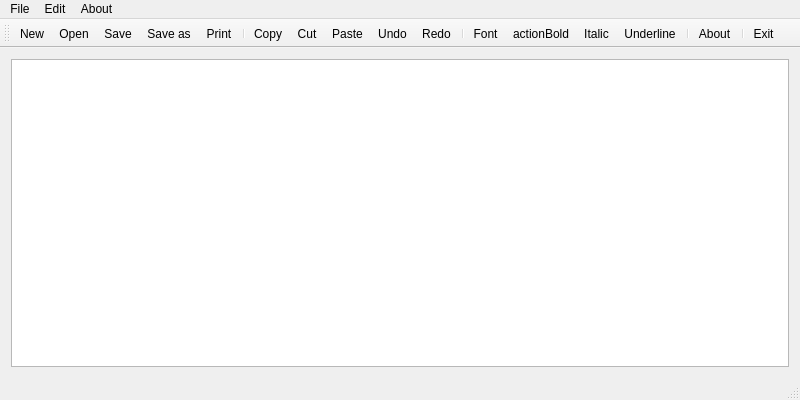
<?xml version="1.0" encoding="UTF-8"?>
<ui version="4.0">
 <class>Notepad</class>
 <widget class="QMainWindow" name="Notepad">
  <property name="geometry">
   <rect>
    <x>0</x>
    <y>0</y>
    <width>800</width>
    <height>400</height>
   </rect>
  </property>
  <property name="windowTitle">
   <string>Notepad</string>
  </property>
  <widget class="QWidget" name="centralWidget">
   <layout class="QVBoxLayout" name="verticalLayout">
    <item>
     <widget class="QTextEdit" name="textEdit"/>
    </item>
   </layout>
  </widget>
  <widget class="QMenuBar" name="menuBar">
   <property name="geometry">
    <rect>
     <x>0</x>
     <y>0</y>
     <width>800</width>
     <height>26</height>
    </rect>
   </property>
   <widget class="QMenu" name="menuFile">
    <property name="title">
     <string>File</string>
    </property>
    <addaction name="actionNew"/>
    <addaction name="actionOpen"/>
    <addaction name="actionSave"/>
    <addaction name="actionSave_as"/>
    <addaction name="actionPrint"/>
    <addaction name="separator"/>
    <addaction name="actionExit"/>
   </widget>
   <widget class="QMenu" name="menuEdit">
    <property name="title">
     <string>Edit</string>
    </property>
    <addaction name="actionCopy"/>
    <addaction name="actionCut"/>
    <addaction name="actionPaste"/>
    <addaction name="separator"/>
    <addaction name="actionUndo"/>
    <addaction name="actionRedo"/>
    <addaction name="actionFont"/>
   </widget>
   <widget class="QMenu" name="menuAbout">
    <property name="title">
     <string>About</string>
    </property>
    <addaction name="actionAbout"/>
   </widget>
   <addaction name="menuFile"/>
   <addaction name="menuEdit"/>
   <addaction name="menuAbout"/>
  </widget>
  <widget class="QToolBar" name="mainToolBar">
   <attribute name="toolBarArea">
    <enum>TopToolBarArea</enum>
   </attribute>
   <attribute name="toolBarBreak">
    <bool>false</bool>
   </attribute>
   <addaction name="actionNew"/>
   <addaction name="actionOpen"/>
   <addaction name="actionSave"/>
   <addaction name="actionSave_as"/>
   <addaction name="actionPrint"/>
   <addaction name="separator"/>
   <addaction name="actionCopy"/>
   <addaction name="actionCut"/>
   <addaction name="actionPaste"/>
   <addaction name="actionUndo"/>
   <addaction name="actionRedo"/>
   <addaction name="separator"/>
   <addaction name="actionFont"/>
   <addaction name="actionBold"/>
   <addaction name="actionItalic"/>
   <addaction name="actionUnderline"/>
   <addaction name="separator"/>
   <addaction name="actionAbout"/>
   <addaction name="separator"/>
   <addaction name="actionExit"/>
  </widget>
  <widget class="QStatusBar" name="statusBar"/>
  <action name="actionNew">
   <property name="icon">
    <iconset theme="QIcon::ThemeIcon::DocumentNew" resource="notepad.qrc">
     <normaloff>:/images/new.png</normaloff>:/images/new.png</iconset>
   </property>
   <property name="text">
    <string>New</string>
   </property>
   <property name="toolTip">
    <string>New text document</string>
   </property>
   <property name="shortcut">
    <string>Ctrl+N</string>
   </property>
  </action>
  <action name="actionOpen">
   <property name="icon">
    <iconset theme="QIcon::ThemeIcon::DocumentOpen" resource="notepad.qrc">
     <normaloff>:/images/open.png</normaloff>:/images/open.png</iconset>
   </property>
   <property name="text">
    <string>Open</string>
   </property>
   <property name="toolTip">
    <string>Open file</string>
   </property>
   <property name="shortcut">
    <string>Ctrl+O</string>
   </property>
  </action>
  <action name="actionSave">
   <property name="icon">
    <iconset theme="QIcon::ThemeIcon::DocumentSave" resource="notepad.qrc">
     <normaloff>:/images/save.png</normaloff>:/images/save.png</iconset>
   </property>
   <property name="text">
    <string>Save</string>
   </property>
   <property name="toolTip">
    <string>Save file</string>
   </property>
   <property name="shortcut">
    <string>Ctrl+S</string>
   </property>
  </action>
  <action name="actionSave_as">
   <property name="icon">
    <iconset theme="QIcon::ThemeIcon::DocumentSaveAs" resource="notepad.qrc">
     <normaloff>:/images/save_as.png</normaloff>:/images/save_as.png</iconset>
   </property>
   <property name="text">
    <string>Save as</string>
   </property>
   <property name="toolTip">
    <string>Save file as</string>
   </property>
   <property name="shortcut">
    <string>Alt+S</string>
   </property>
  </action>
  <action name="actionPrint">
   <property name="icon">
    <iconset theme="QIcon::ThemeIcon::DocumentPrint" resource="notepad.qrc">
     <normaloff>:/images/print.png</normaloff>:/images/print.png</iconset>
   </property>
   <property name="text">
    <string>Print</string>
   </property>
   <property name="toolTip">
    <string>Print file</string>
   </property>
   <property name="shortcut">
    <string>Ctrl+P</string>
   </property>
  </action>
  <action name="actionExit">
   <property name="icon">
    <iconset theme="QIcon::ThemeIcon::ApplicationExit" resource="notepad.qrc">
     <normaloff>:/images/exit.png</normaloff>:/images/exit.png</iconset>
   </property>
   <property name="text">
    <string>Exit</string>
   </property>
   <property name="toolTip">
    <string>Exit notepad</string>
   </property>
  </action>
  <action name="actionCopy">
   <property name="icon">
    <iconset theme="QIcon::ThemeIcon::EditCopy" resource="notepad.qrc">
     <normaloff>:/images/copy.png</normaloff>:/images/copy.png</iconset>
   </property>
   <property name="text">
    <string>Copy</string>
   </property>
   <property name="shortcut">
    <string>Ctrl+C</string>
   </property>
  </action>
  <action name="actionCut">
   <property name="icon">
    <iconset theme="QIcon::ThemeIcon::EditCut" resource="notepad.qrc">
     <normaloff>:/images/cut.png</normaloff>:/images/cut.png</iconset>
   </property>
   <property name="text">
    <string>Cut</string>
   </property>
   <property name="shortcut">
    <string>Ctrl+X</string>
   </property>
  </action>
  <action name="actionPaste">
   <property name="icon">
    <iconset theme="QIcon::ThemeIcon::EditPaste" resource="notepad.qrc">
     <normaloff>:/images/paste.png</normaloff>:/images/paste.png</iconset>
   </property>
   <property name="text">
    <string>Paste</string>
   </property>
   <property name="shortcut">
    <string>Ctrl+V</string>
   </property>
  </action>
  <action name="actionUndo">
   <property name="icon">
    <iconset theme="QIcon::ThemeIcon::EditUndo" resource="notepad.qrc">
     <normaloff>:/images/edit_undo.png</normaloff>:/images/edit_undo.png</iconset>
   </property>
   <property name="text">
    <string>Undo</string>
   </property>
   <property name="shortcut">
    <string>Ctrl+Z</string>
   </property>
  </action>
  <action name="actionRedo">
   <property name="icon">
    <iconset theme="QIcon::ThemeIcon::EditRedo" resource="notepad.qrc">
     <normaloff>:/images/edit_redo.png</normaloff>:/images/edit_redo.png</iconset>
   </property>
   <property name="text">
    <string>Redo</string>
   </property>
   <property name="shortcut">
    <string>Ctrl+Y</string>
   </property>
  </action>
  <action name="actionFont">
   <property name="icon">
    <iconset resource="notepad.qrc">
     <normaloff>:/images/font.png</normaloff>:/images/font.png</iconset>
   </property>
   <property name="text">
    <string>Font</string>
   </property>
   <property name="shortcut">
    <string>Ctrl+F</string>
   </property>
  </action>
  <action name="actionItalic">
   <property name="checkable">
    <bool>true</bool>
   </property>
   <property name="icon">
    <iconset theme="QIcon::ThemeIcon::FormatTextItalic" resource="notepad.qrc">
     <normaloff>:/images/italic.png</normaloff>:/images/italic.png</iconset>
   </property>
   <property name="text">
    <string>Italic</string>
   </property>
   <property name="toolTip">
    <string>Italic font</string>
   </property>
   <property name="shortcut">
    <string>Ctrl+I</string>
   </property>
  </action>
  <action name="actionBold">
   <property name="checkable">
    <bool>true</bool>
   </property>
   <property name="icon">
    <iconset theme="QIcon::ThemeIcon::FormatTextBold" resource="notepad.qrc">
     <normaloff>:/images/bold.png</normaloff>:/images/bold.png</iconset>
   </property>
   <property name="text">
    <string>actionBold</string>
   </property>
   <property name="toolTip">
    <string>Bold</string>
   </property>
   <property name="shortcut">
    <string>Ctrl+B</string>
   </property>
  </action>
  <action name="actionUnderline">
   <property name="checkable">
    <bool>true</bool>
   </property>
   <property name="icon">
    <iconset theme="QIcon::ThemeIcon::FormatTextUnderline" resource="notepad.qrc">
     <normaloff>:/images/underline.png</normaloff>:/images/underline.png</iconset>
   </property>
   <property name="text">
    <string>Underline</string>
   </property>
   <property name="toolTip">
    <string>Underline</string>
   </property>
   <property name="shortcut">
    <string>Ctrl+U</string>
   </property>
  </action>
  <action name="actionAbout">
   <property name="icon">
    <iconset theme="QIcon::ThemeIcon::HelpAbout" resource="notepad.qrc">
     <normaloff>:/images/info.png</normaloff>:/images/info.png</iconset>
   </property>
   <property name="text">
    <string>About</string>
   </property>
   <property name="toolTip">
    <string>About Notepad</string>
   </property>
  </action>
 </widget>
 <layoutdefault spacing="6" margin="11"/>
 <resources>
  <include location="notepad.qrc"/>
 </resources>
 <connections/>
</ui>
